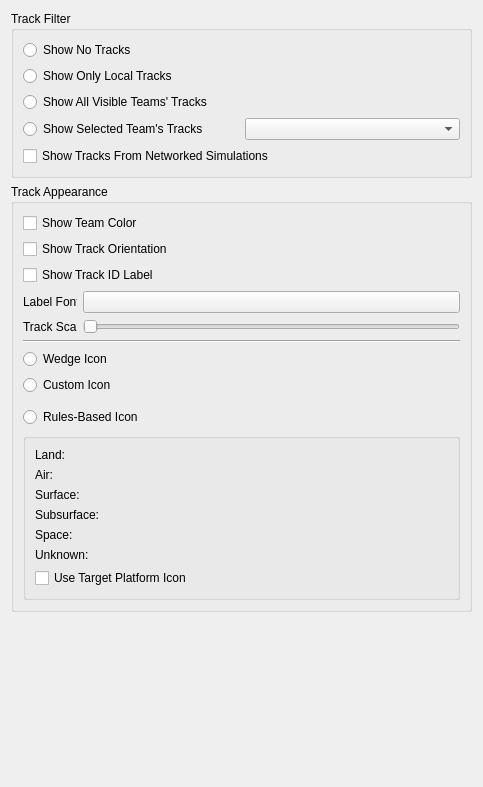
<?xml version="1.0" encoding="UTF-8"?>
<ui version="4.0">
 <class>WkfTrackVisibilityPrefWidget</class>
 <widget class="QWidget" name="WkfTrackVisibilityPrefWidget">
  <property name="geometry">
   <rect>
    <x>0</x>
    <y>0</y>
    <width>483</width>
    <height>787</height>
   </rect>
  </property>
  <property name="windowTitle">
   <string>Track Visibility</string>
  </property>
  <layout class="QVBoxLayout" name="verticalLayout">
   <item>
    <widget class="QGroupBox" name="visibilityGroupBox">
     <property name="minimumSize">
      <size>
       <width>0</width>
       <height>0</height>
      </size>
     </property>
     <property name="title">
      <string>Track Filter</string>
     </property>
     <layout class="QVBoxLayout" name="verticalLayout_3">
      <item>
       <widget class="QRadioButton" name="showNoTracksRadioButton">
        <property name="text">
         <string>Show No Tracks</string>
        </property>
       </widget>
      </item>
      <item>
       <widget class="QRadioButton" name="showLocalTracksRadioButton">
        <property name="text">
         <string>Show Only Local Tracks</string>
        </property>
       </widget>
      </item>
      <item>
       <widget class="QRadioButton" name="showAllTracksRadioButton">
        <property name="text">
         <string>Show All Visible Teams' Tracks</string>
        </property>
       </widget>
      </item>
      <item>
       <layout class="QHBoxLayout" name="teamTrackLayout" stretch="0,0">
        <item>
         <widget class="QRadioButton" name="showTeamTracksRadioButton">
          <property name="text">
           <string>Show Selected Team's Tracks</string>
          </property>
         </widget>
        </item>
        <item>
         <widget class="QComboBox" name="showTeamTracksComboBox"/>
        </item>
       </layout>
      </item>
      <item>
       <widget class="QCheckBox" name="showNetworkedSimulationsTracks">
        <property name="text">
         <string>Show Tracks From Networked Simulations</string>
        </property>
       </widget>
      </item>
     </layout>
    </widget>
   </item>
   <item>
    <widget class="QGroupBox" name="iconAppearanceBox">
     <property name="minimumSize">
      <size>
       <width>0</width>
       <height>0</height>
      </size>
     </property>
     <property name="title">
      <string>Track Appearance</string>
     </property>
     <layout class="QVBoxLayout" name="mGraphicsVerticalLayout">
      <item>
       <widget class="QCheckBox" name="trackColorCheckbox">
        <property name="text">
         <string>Show Team Color</string>
        </property>
       </widget>
      </item>
      <item>
       <widget class="QCheckBox" name="trackOrientationCheckbox">
        <property name="text">
         <string>Show Track Orientation</string>
        </property>
       </widget>
      </item>
      <item>
       <widget class="QCheckBox" name="trackLabelCheckbox">
        <property name="text">
         <string>Show Track ID Label</string>
        </property>
       </widget>
      </item>
      <item>
       <layout class="QHBoxLayout" name="horizontalLayout">
        <item>
         <widget class="QLabel" name="label">
          <property name="minimumSize">
           <size>
            <width>54</width>
            <height>0</height>
           </size>
          </property>
          <property name="maximumSize">
           <size>
            <width>54</width>
            <height>16777215</height>
           </size>
          </property>
          <property name="lineWidth">
           <number>1</number>
          </property>
          <property name="text">
           <string>Label Font</string>
          </property>
         </widget>
        </item>
        <item>
         <widget class="UtQtFontButton" name="trackFontButton">
          <property name="text">
           <string/>
          </property>
         </widget>
        </item>
       </layout>
      </item>
      <item>
       <layout class="QHBoxLayout" name="scaleLayout">
        <item>
         <widget class="QLabel" name="scaleLabel">
          <property name="maximumSize">
           <size>
            <width>54</width>
            <height>16777215</height>
           </size>
          </property>
          <property name="text">
           <string>Track Scale</string>
          </property>
         </widget>
        </item>
        <item>
         <widget class="QSlider" name="scaleSlider">
          <property name="enabled">
           <bool>true</bool>
          </property>
          <property name="sizePolicy">
           <sizepolicy hsizetype="Expanding" vsizetype="Fixed">
            <horstretch>150</horstretch>
            <verstretch>0</verstretch>
           </sizepolicy>
          </property>
          <property name="minimumSize">
           <size>
            <width>0</width>
            <height>0</height>
           </size>
          </property>
          <property name="maximumSize">
           <size>
            <width>16777215</width>
            <height>16777215</height>
           </size>
          </property>
          <property name="minimum">
           <number>50</number>
          </property>
          <property name="maximum">
           <number>150</number>
          </property>
          <property name="orientation">
           <enum>Qt::Horizontal</enum>
          </property>
         </widget>
        </item>
       </layout>
      </item>
      <item>
       <widget class="Line" name="line">
        <property name="orientation">
         <enum>Qt::Horizontal</enum>
        </property>
       </widget>
      </item>
      <item>
       <widget class="QRadioButton" name="wedgeRadioButton">
        <property name="text">
         <string>Wedge Icon</string>
        </property>
       </widget>
      </item>
      <item>
       <widget class="QRadioButton" name="customIconRadioButton">
        <property name="text">
         <string>Custom Icon</string>
        </property>
       </widget>
      </item>
      <item>
       <widget class="wkf::ImageSelectionWidget" name="customImageSelector" native="true"/>
      </item>
      <item>
       <widget class="QRadioButton" name="rulesRadioButton">
        <property name="text">
         <string>Rules-Based Icon</string>
        </property>
       </widget>
      </item>
      <item>
       <widget class="QGroupBox" name="rulesGroupBox">
        <layout class="QVBoxLayout" name="verticalLayout_2">
         <item>
          <layout class="QFormLayout" name="formLayout">
           <item row="0" column="0">
            <widget class="QLabel" name="landLabel">
             <property name="text">
              <string>Land:</string>
             </property>
            </widget>
           </item>
           <item row="0" column="1">
            <widget class="wkf::ImageSelectionWidget" name="landImageSelector" native="true"/>
           </item>
           <item row="1" column="0">
            <widget class="QLabel" name="airLabel">
             <property name="text">
              <string>Air:</string>
             </property>
            </widget>
           </item>
           <item row="2" column="0">
            <widget class="QLabel" name="surfaceLabel">
             <property name="text">
              <string>Surface:</string>
             </property>
            </widget>
           </item>
           <item row="3" column="0">
            <widget class="QLabel" name="subsurfaceLabel">
             <property name="text">
              <string>Subsurface:</string>
             </property>
            </widget>
           </item>
           <item row="4" column="0">
            <widget class="QLabel" name="spaceLabel">
             <property name="text">
              <string>Space:</string>
             </property>
            </widget>
           </item>
           <item row="5" column="0">
            <widget class="QLabel" name="unknownLabel">
             <property name="text">
              <string>Unknown:</string>
             </property>
            </widget>
           </item>
           <item row="1" column="1">
            <widget class="wkf::ImageSelectionWidget" name="airImageSelector" native="true"/>
           </item>
           <item row="2" column="1">
            <widget class="wkf::ImageSelectionWidget" name="surfaceImageSelector" native="true"/>
           </item>
           <item row="3" column="1">
            <widget class="wkf::ImageSelectionWidget" name="subsurfaceImageSelector" native="true"/>
           </item>
           <item row="4" column="1">
            <widget class="wkf::ImageSelectionWidget" name="spaceImageSelector" native="true"/>
           </item>
           <item row="5" column="1">
            <widget class="wkf::ImageSelectionWidget" name="unknownImageSelector" native="true"/>
           </item>
          </layout>
         </item>
         <item>
          <widget class="QCheckBox" name="platformIconCheckBox">
           <property name="text">
            <string>Use Target Platform Icon</string>
           </property>
          </widget>
         </item>
        </layout>
       </widget>
      </item>
     </layout>
    </widget>
   </item>
   <item>
    <spacer name="verticalSpacer">
     <property name="orientation">
      <enum>Qt::Vertical</enum>
     </property>
     <property name="sizeHint" stdset="0">
      <size>
       <width>20</width>
       <height>40</height>
      </size>
     </property>
    </spacer>
   </item>
  </layout>
 </widget>
 <customwidgets>
  <customwidget>
   <class>wkf::ImageSelectionWidget</class>
   <extends>QWidget</extends>
   <header>selectors/WkfImageSelectorWidget.hpp</header>
   <container>1</container>
  </customwidget>
  <customwidget>
   <class>UtQtFontButton</class>
   <extends>QPushButton</extends>
   <header>UtQtFontButton.hpp</header>
  </customwidget>
 </customwidgets>
 <resources/>
 <connections/>
</ui>
